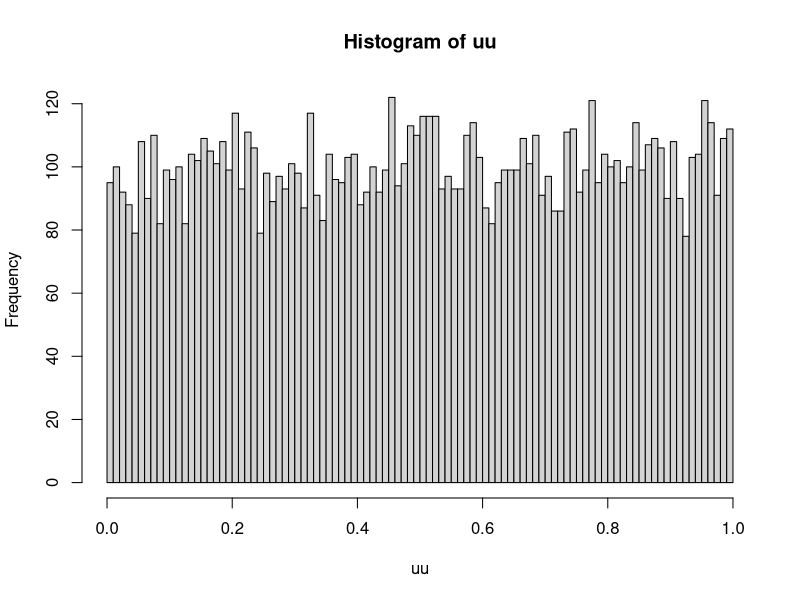
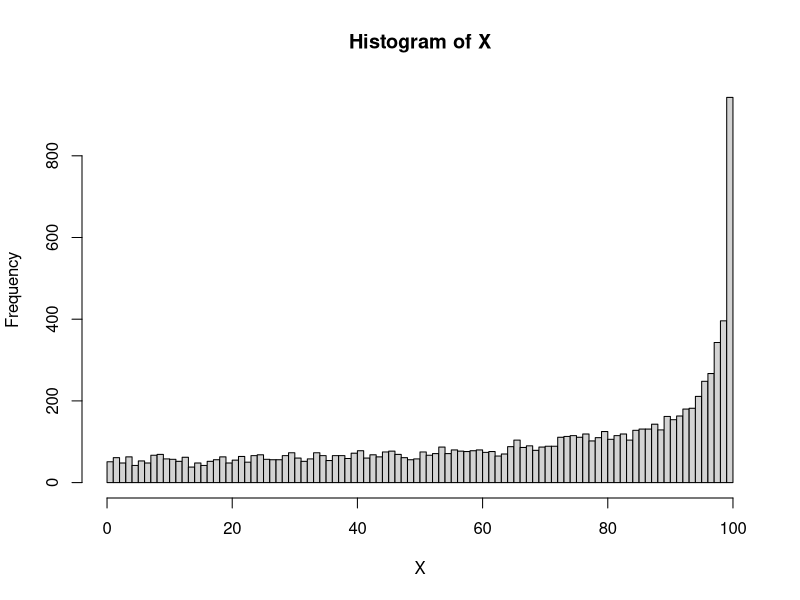
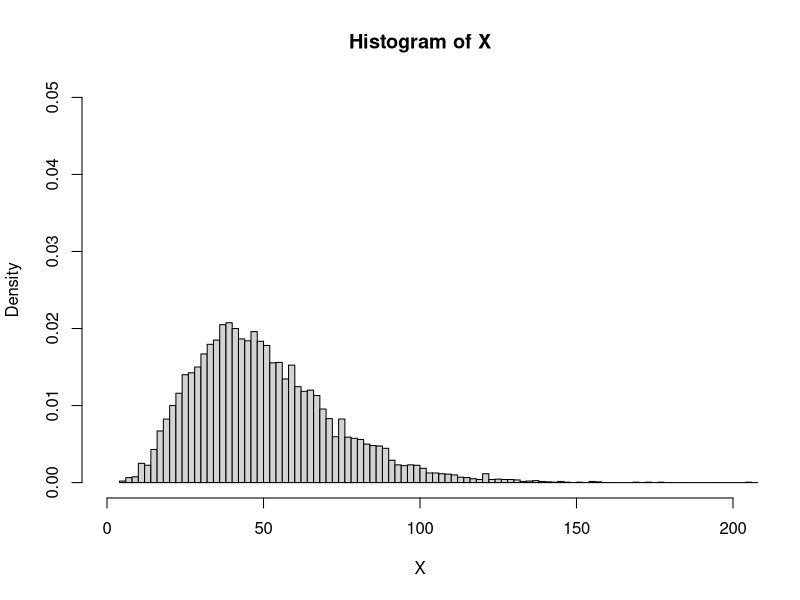
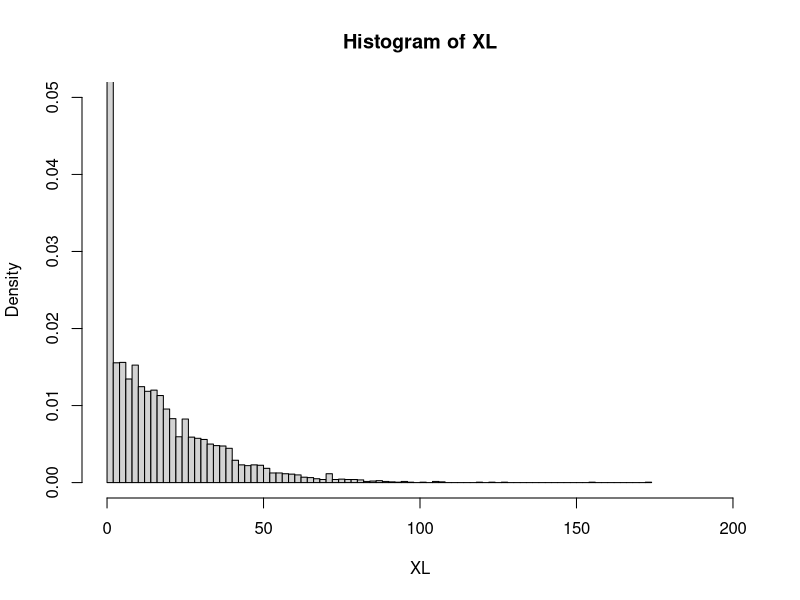
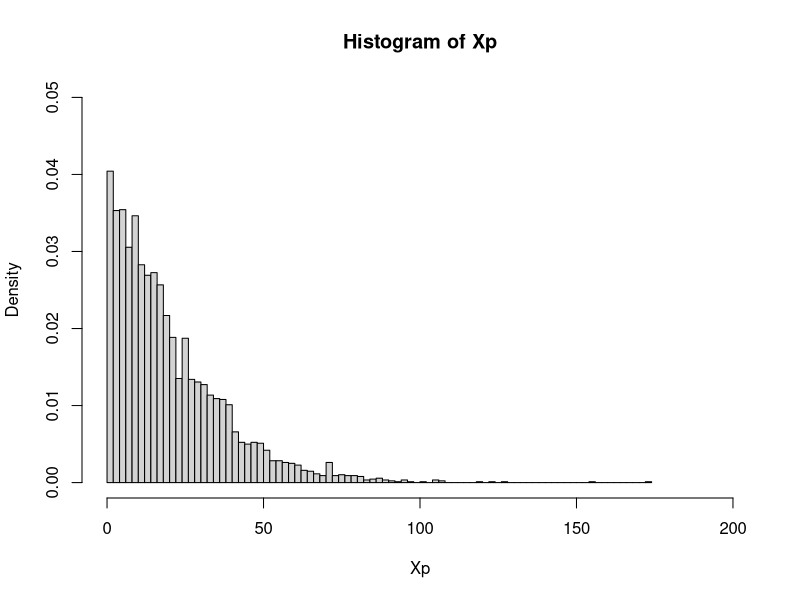
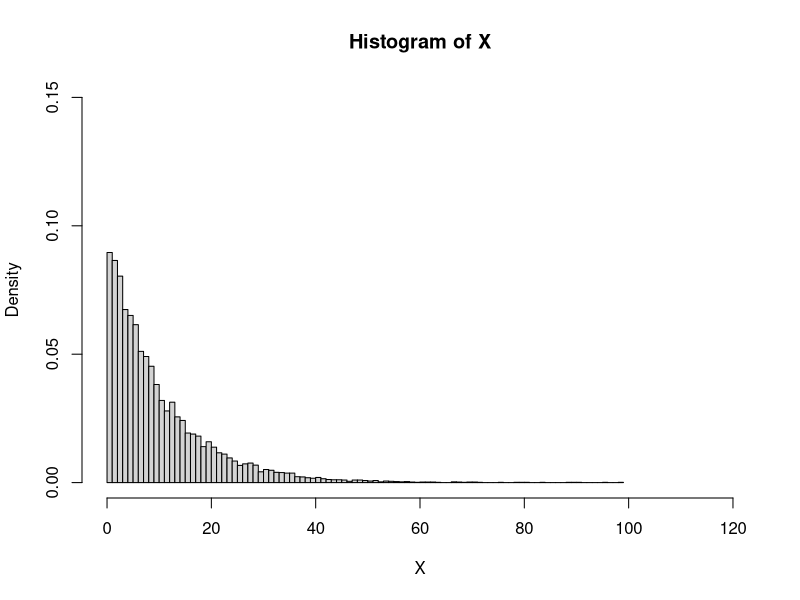
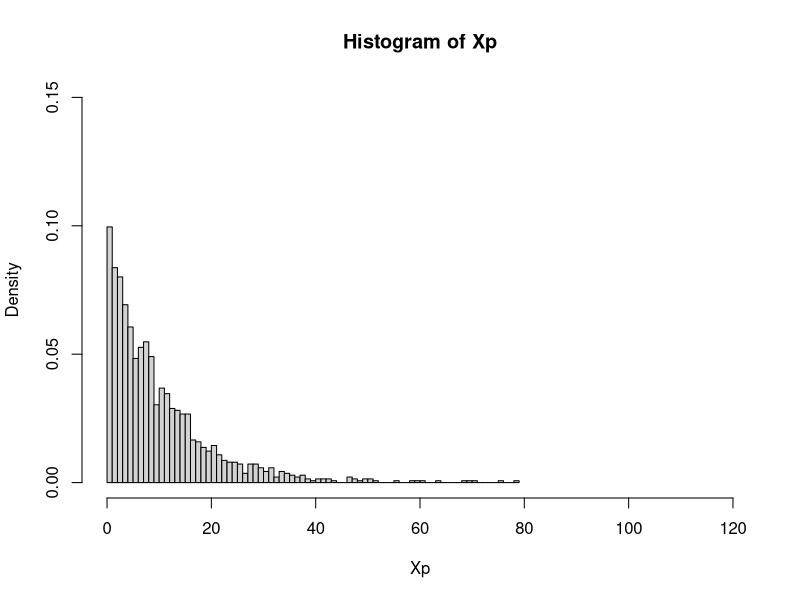

The R source for these figures, in order:

Surv <- function(x) {
  (100-x)^(1/2)/10
}

uu <- runif(10000)

hist(uu, 100)

X <- numeric(10000)

for (i in 1:10000) {
  X[i] <- uniroot(function(x) { Surv(x) - uu[i] }, lower=0, upper=100)$root
}

hist(X,100)

median(X)



# Per-payment variable.
n <- 10000
X <- rgamma(n, shape=5, scale=10)
hist(X, 100, xlim=c(0,200), ylim=c(0,0.05), freq=FALSE)

d <- 50
XL <- ifelse(X>d, X-d, 0)
hist(XL,100, xlim=c(0,200), ylim=c(0,0.05), freq=FALSE)
XL
Xp <- XL[XL>0]
Xp
hist(Xp, 100, xlim=c(0,200), ylim=c(0,0.05), freq=FALSE)


n <- 10000
X <- rexp(n, rate=1/10)
hist(X, 100, xlim=c(0,120), ylim=c(0,0.15), freq=FALSE)
d <-20
XL <- ifelse(X>d, X-d, 0)
XL
Xp <- XL[XL>0]
Xp
hist(Xp, 100, xlim=c(0,120), ylim=c(0,0.15), freq=FALSE)









